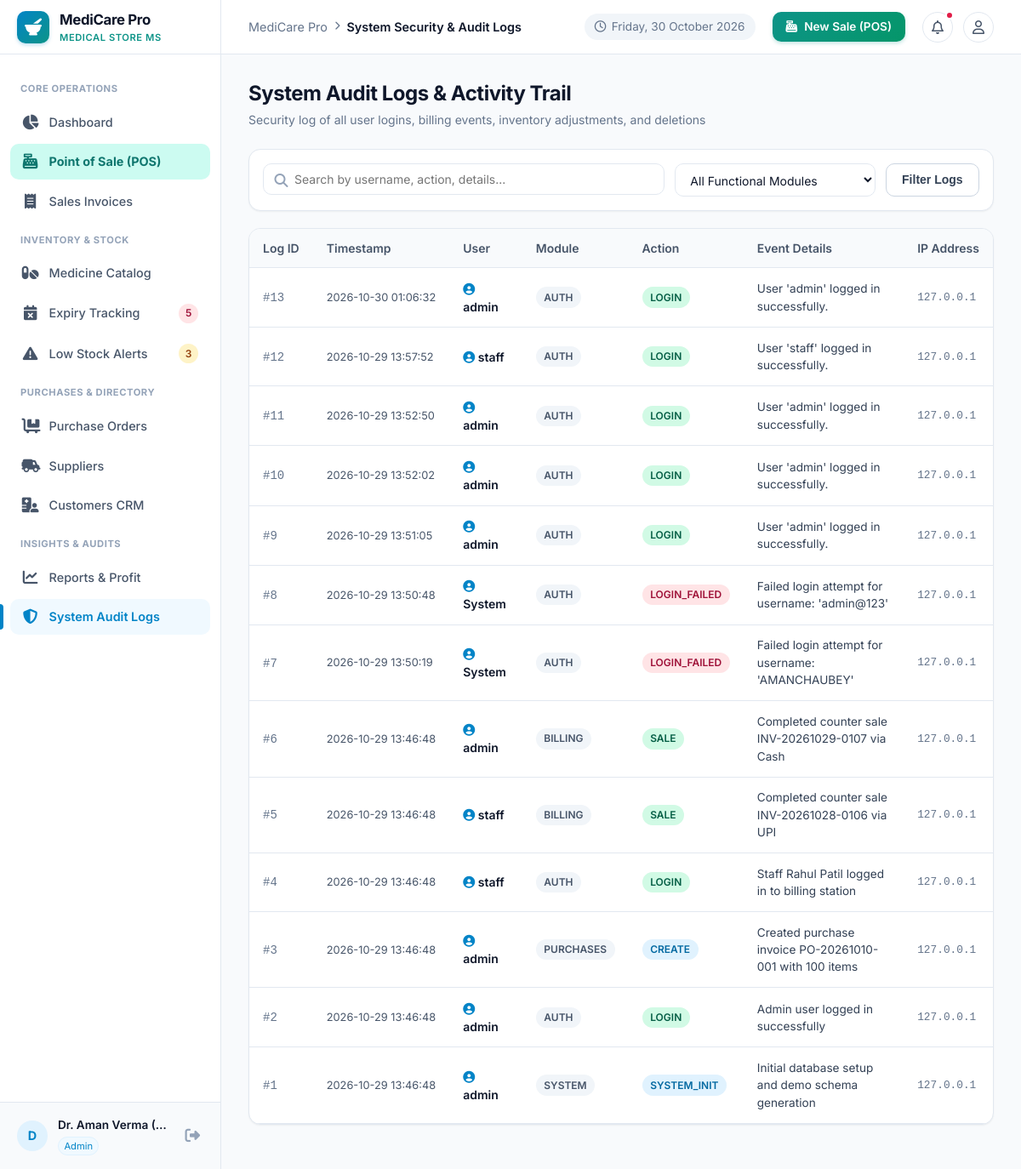
The page /reports/audit_logs (signed in) on the database its author committed.
### tables this page shows
CREATE TABLE audit_logs (
    id INTEGER PRIMARY KEY AUTOINCREMENT,
    user_id INTEGER REFERENCES users(id),
    username TEXT,
    action TEXT NOT NULL,
    module TEXT NOT NULL,
    details TEXT,
    ip_address TEXT,
    created_at TIMESTAMP DEFAULT CURRENT_TIMESTAMP
);

### routes/reports.py (the view)
@reports_bp.route('/audit_logs')
@login_required
def audit_logs():
    search = request.args.get('search', '').strip()
    module = request.args.get('module', '')
    query = "SELECT * FROM audit_logs WHERE 1=1"
    params = []
    if search:
        query += " AND (username LIKE ? OR action LIKE ? OR details LIKE ?)"
        term = f"%{search}%"
        params.extend([term, term, term])
    if module:
        query += " AND module = ?"
        params.append(module)
    query += " ORDER BY id DESC LIMIT 100"
    logs = query_db(query, params)
    modules = query_db("SELECT DISTINCT module FROM audit_logs ORDER BY module ASC")
    return render_template('reports/audit_logs.html', logs=logs, modules=modules, search=search, selected_module=module)

### database.py (called while the page is built)
def get_db():
    try:
        if 'db' not in g or g.db is None:
            db_path = current_app.config.get('DATABASE_PATH', Config.DATABASE_PATH)
            g.db = sqlite3.connect(db_path)
            g.db.row_factory = sqlite3.Row
            g.db.execute("PRAGMA foreign_keys = ON;")
        return g.db
    except (RuntimeError, AttributeError):
        conn = sqlite3.connect(Config.DATABASE_PATH)
        conn.row_factory = sqlite3.Row
        conn.execute("PRAGMA foreign_keys = ON;")
        return conn

def query_db(query, args=(), one=False):
    db = get_db()
    cur = db.execute(query, args)
    rv = cur.fetchall()
    cur.close()
    return (rv[0] if rv else None) if one else rv

### routes/auth.py (called while the page is built)
def login_required(view):
    @wraps(view)
    def wrapped_view(**kwargs):
        if 'user_id' not in session:
            flash("Please sign in to access this page.", "warning")
            return redirect(url_for('auth.login', next=request.path))
        return view(**kwargs)
    return wrapped_view

### templates/reports/audit_logs.html (shortened to what this page needs)
{% extends 'base.html' %}
{% block breadcrumb %}System Security &amp; Audit Logs{% endblock %}
{% block content %}
<div class="page-header">
  <div class="page-title-box">
    <h1>System Audit Logs &amp; Activity Trail</h1>
    <p class="page-subtitle">Security log of all user logins, billing events, inventory adjustments, and deletions</p>
  </div>
</div>
<div class="card" style="margin-bottom: 1.25rem;">
  <div class="card-body" style="padding: 1rem;">
    <form method="GET" action="{{ url_for('reports.audit_logs') }}" style="display: flex; gap: 0.75rem; flex-wrap: wrap;">
      <div style="flex: 2; min-width: 240px; position: relative;">
        <input type="text" name="search" class="form-control" placeholder="Search by username, action, details..." value="{{ search }}" style="padding-left: 2.25rem;">
        <i class="fa-solid fa-magnifying-glass" style="position: absolute; left: 0.85rem; top: 50%; transform: translateY(-50%); color: var(--slate-400);"></i>
      </div>
      <div style="flex: 1; min-width: 180px;">
        <select name="module" class="form-select">
          <option value="">All Functional Modules</option>
        </select>
      </div>
      <button type="submit" class="btn btn-secondary">Filter Logs</button>
    </form>
  </div>
</div>
<div class="card">
  <div class="table-responsive">
    <table class="data-table">
      <thead>
        <tr>
          <th>Log ID</th>
          <th>Timestamp</th>
          <th>User</th>
          <th>Module</th>
          <th>Action</th>
          <th>Event Details</th>
          <th>IP Address</th>
        </tr>
      </thead>
      <tbody>
        {% if logs %}
          {% for l in logs %}
          <tr>
            <td><span style="font-family: monospace; color: var(--slate-500);">#{{ l.id }}</span></td>
            <td style="font-size: 0.8rem; color: var(--slate-600); white-space: nowrap;">{{ l.created_at }}</td>
            <td>
              <span style="font-weight: 600; color: var(--slate-900);">
                <i class="fa-solid fa-user-circle" style="color: var(--primary);"></i> {{ l.username or 'System' }}
              </span>
            </td>
            <td>
              <span class="badge badge-neutral">{{ l.module }}</span>
            </td>
            <td>
              <span class="badge {% if 'DELETE' in l.action or 'FAIL' in l.action or 'WRITE_OFF' in l.action %}badge-danger{% elif 'SALE' in l.action or 'LOGIN' in l.action %}badge-success{% else %}badge-info{% endif %}">
                {{ l.action }}
              </span>
            </td>
            <td style="font-size: 0.85rem; color: var(--slate-700);">
              {{ l.details or '-' }}
            </td>
            <td style="font-family: monospace; font-size: 0.8rem; color: var(--slate-500);">
              {{ l.ip_address or '127.0.0.1' }}
            </td>
          </tr>
          {% endfor %}
        {% else %}
          <tr>
            <td colspan="7" style="text-align: center; color: var(--slate-500); padding: 2.5rem;">
              No audit log events found matching the criteria.
            </td>
          </tr>
        {% endif %}
      </tbody>
    </table>
  </div>
</div>
{% endblock %}

### static/css/style.css (style rules this page uses)
:root { --primary: #0284c7; --primary-hover: #0369a1; --primary-light: #e0f2fe; --primary-subtle: #f0f9ff; --teal: #0d9488; --teal-hover: #0f766e; --teal-light: #ccfbf1; --emerald: #059669; --emerald-light: #d1fae5; --emerald-dark: #065f46; --rose: #e11d48; --rose-light: #ffe4e6; --rose-dark: #9f1239; --amber: #d97706; --amber-light: #fef3c7; --amber-dark: #92400e; --slate-50: #f8fafc; --slate-100: #f1f5f9; --slate-200: #e2e8f0; --slate-300: #cbd5e1; --slate-400: #94a3b8; --slate-500: #64748b; --slate-600: #475569; --slate-700: #334155; --slate-800: #1e293b; --slate-900: #0f172a; --bg-main: #f8fafc; --card-bg: #ffffff; --border-color: #e2e8f0; --text-main: #1e293b; --text-muted: #64748b; --radius-sm: 6px; --radius-md: 10px; --radius-lg: 14px; --radius-full: 9999px; --shadow-sm: 0 1px 2px 0 rgb(0 0 0 / 0.05); --shadow-md: 0 4px 6px -1px rgb(0 0 0 / 0.07), 0 2px 4px -2px rgb(0 0 0 / 0.05); --shadow-lg: 0 10px 15px -3px rgb(0 0 0 / 0.08), 0 4px 6px -4px rgb(0 0 0 / 0.04); --sidebar-width: 260px; --topbar-height: 64px; --font-family: 'Inter', system-ui, -apple-system, BlinkMacSystemFont, 'Segoe UI', Roboto, sans-serif; }
*, *::before, *::after { box-sizing: border-box; margin: 0; padding: 0; }
body { font-family: var(--font-family); background-color: var(--bg-main); color: var(--text-main); line-height: 1.5; -webkit-font-smoothing: antialiased; }
.page-header { display: flex; align-items: center; justify-content: space-between; margin-bottom: 1.5rem; flex-wrap: wrap; gap: 1rem; }
.page-title-box h1 { font-size: 1.5rem; font-weight: 700; color: var(--slate-900); letter-spacing: -0.02em; }
.page-subtitle { font-size: 0.875rem; color: var(--slate-500); margin-top: 0.15rem; }
.btn { display: inline-flex; align-items: center; justify-content: center; gap: 0.5rem; padding: 0.55rem 1.15rem; font-size: 0.875rem; font-weight: 600; border-radius: var(--radius-md); cursor: pointer; border: 1px solid transparent; transition: all 0.15s ease; line-height: 1.25; }
.btn-secondary { background-color: #ffffff; border-color: var(--slate-300); color: var(--slate-700); }
.card { background: var(--card-bg); border: 1px solid var(--border-color); border-radius: var(--radius-lg); box-shadow: var(--shadow-sm); overflow: hidden; margin-bottom: 1.5rem; }
.card-body { padding: 1.25rem; }
.table-responsive { width: 100%; overflow-x: auto; }
.data-table { width: 100%; border-collapse: collapse; font-size: 0.875rem; text-align: left; }
.data-table th { background: var(--slate-50); padding: 0.75rem 1rem; font-weight: 600; color: var(--slate-600); border-bottom: 1px solid var(--border-color); white-space: nowrap; }
.data-table td { padding: 0.85rem 1rem; border-bottom: 1px solid var(--border-color); color: var(--slate-700); vertical-align: middle; }
.badge { display: inline-flex; align-items: center; gap: 0.35rem; padding: 0.2rem 0.6rem; font-size: 0.75rem; font-weight: 600; border-radius: var(--radius-full); }
.badge-success { background-color: var(--emerald-light); color: var(--emerald-dark); }
.badge-danger { background-color: var(--rose-light); color: var(--rose-dark); }
.badge-info { background-color: var(--primary-light); color: var(--primary-hover); }
.badge-neutral { background-color: var(--slate-100); color: var(--slate-600); }
.form-control { width: 100%; padding: 0.55rem 0.85rem; font-size: 0.875rem; font-family: inherit; color: var(--slate-900); background-color: #ffffff; border: 1px solid var(--border-color); border-radius: var(--radius-md); transition: border-color 0.15s ease, box-shadow 0.15s ease; }
.form-select { width: 100%; padding: 0.55rem 0.85rem; font-size: 0.875rem; font-family: inherit; color: var(--slate-900); background-color: #ffffff; border: 1px solid var(--border-color); border-radius: var(--radius-md); appearance: auto; }

### rows shown on the page
audit_logs: id "13", created_at "2026-10-30 01:06:32", username "admin", module "AUTH", action "LOGIN", details "User 'admin' logged in successfully.", ip_address "127.0.0.1"
audit_logs: id "12", created_at "2026-10-29 13:57:52", username "staff", module "AUTH", action "LOGIN", details "User 'staff' logged in successfully.", ip_address "127.0.0.1"
audit_logs: id "11", created_at "2026-10-29 13:52:50", username "admin", module "AUTH", action "LOGIN", details "User 'admin' logged in successfully.", ip_address "127.0.0.1"
audit_logs: id "10", created_at "2026-10-29 13:52:02", username "admin", module "AUTH", action "LOGIN", details "User 'admin' logged in successfully.", ip_address "127.0.0.1"
audit_logs: id "9", created_at "2026-10-29 13:51:05", username "admin", module "AUTH", action "LOGIN", details "User 'admin' logged in successfully.", ip_address "127.0.0.1"
audit_logs: id "8", created_at "2026-10-29 13:50:48", username "System", module "AUTH", action "LOGIN_FAILED", details "Failed login attempt for username: 'admin@123'", ip_address "127.0.0.1"
audit_logs: id "7", created_at "2026-10-29 13:50:19", username "System", module "AUTH", action "LOGIN_FAILED", details "Failed login attempt for username: 'AMANCHAUBEY'", ip_address "127.0.0.1"
audit_logs: id "6", created_at "2026-10-29 13:46:48", username "admin", module "BILLING", action "SALE", details "Completed counter sale INV-20261029-0107 via Cash", ip_address "127.0.0.1"
audit_logs: id "5", created_at "2026-10-29 13:46:48", username "staff", module "BILLING", action "SALE", details "Completed counter sale INV-20261028-0106 via UPI", ip_address "127.0.0.1"
audit_logs: id "4", created_at "2026-10-29 13:46:48", username "staff", module "AUTH", action "LOGIN", details "Staff Rahul Patil logged in to billing station", ip_address "127.0.0.1"
audit_logs: id "3", created_at "2026-10-29 13:46:48", username "admin", module "PURCHASES", action "CREATE", details "Created purchase invoice PO-20261010-001 with 100 items", ip_address "127.0.0.1"
audit_logs: id "2", created_at "2026-10-29 13:46:48", username "admin", module "AUTH", action "LOGIN", details "Admin user logged in successfully", ip_address "127.0.0.1"
audit_logs: id "1", created_at "2026-10-29 13:46:48", username "admin", module "SYSTEM", action "SYSTEM_INIT", details "Initial database setup and demo schema generation", ip_address "127.0.0.1"

### other values the page prints
{{ nav_urgent_expiry_count }} "5"
{{ nav_low_stock_count }} "3"
{{ user.name[:1] if user.name else 'U' }} "D"
{{ user.name }} "Dr. Aman Verma (…"
{{ user.role }} "Admin"
